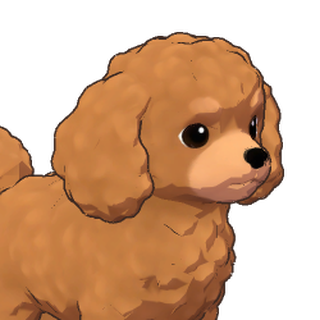
#> input picture assets/dogs/dorayaki.png, 320 x 320 px
$ python prepare_kind_art.py ../assets/dogs/dorayaki.png ../assets/dogs/kinako.png
#> lines starting #> are read from the running program, lines starting #| are printed output that depends on the picture
# Prepare a button illustration drawn by Gemini on a white background (docs/art/buttons.md).
# Removes the white around the picture (flood fill from the edges, so white inside the outline stays),
# crops to the picture, adds a small margin and saves a 512x512 transparent PNG.
# Usage: python tools/prepare_kind_art.py <source image> <kind: pee|poop|water|food>
import sys
from collections import deque
from pathlib import Path
from PIL import Image

ROOT = Path(__file__).resolve().parent.parent
src, kind = sys.argv[1], sys.argv[2]
im = Image.open(src).convert("RGBA")
#> im is the input picture: PIL image 320x320 RGBA; mean R, G, B, A 111.2, 70.7, 40.1, 153.8
w, h = im.size
#> w = 320; h = 320
px = im.load()

def whitish(p):
    return p[0] > 225 and p[1] > 225 and p[2] > 225

seen = bytearray(w * h)
q = deque((x, y) for x in range(w) for y in (0, h - 1))
q.extend((x, y) for y in range(h) for x in (0, w - 1))
while q:
    x, y = q.popleft()
    i = y * w + x
    if seen[i] or not whitish(px[x, y]):
        continue
    seen[i] = 1
    px[x, y] = (255, 255, 255, 0)
    if x > 0: q.append((x - 1, y))
    if x < w - 1: q.append((x + 1, y))
    if y > 0: q.append((x, y - 1))
    if y < h - 1: q.append((x, y + 1))

box = im.getbbox()
#> box = (0, 29, 287, 320)
im = im.crop(box)
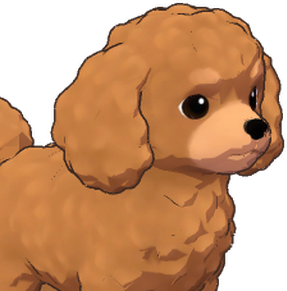
#> im: PIL image 287x291 RGBA; mean R, G, B, A 136.3, 86.7, 49.2, 188.5; transparent parts drawn white
side = int(max(im.size) * 1.08)
#> side = 314
canvas = Image.new("RGBA", (side, side), (0, 0, 0, 0))
#> canvas: PIL image 314x314 RGBA; every value is 0
canvas.paste(im, ((side - im.width) // 2, (side - im.height) // 2), im)
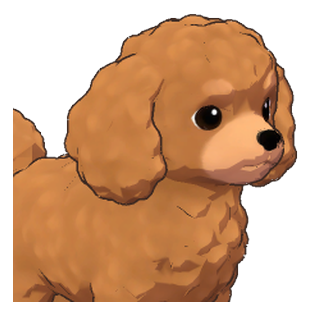
#> canvas: PIL image 314x314 RGBA; mean R, G, B, A 114.7, 72.9, 41.3, 159.1; transparent parts drawn white
out = ROOT / "assets" / "kinds" / f"{kind}.png"
canvas.resize((512, 512), Image.LANCZOS).save(out)
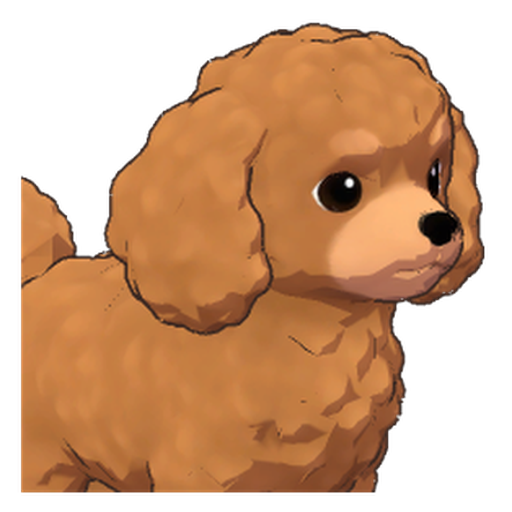
#> saved as kinako.png.png: PIL image 512x512 RGBA; mean R, G, B, A 115.9, 73.8, 41.7, 159.1; transparent parts drawn white
print("wrote", out)
